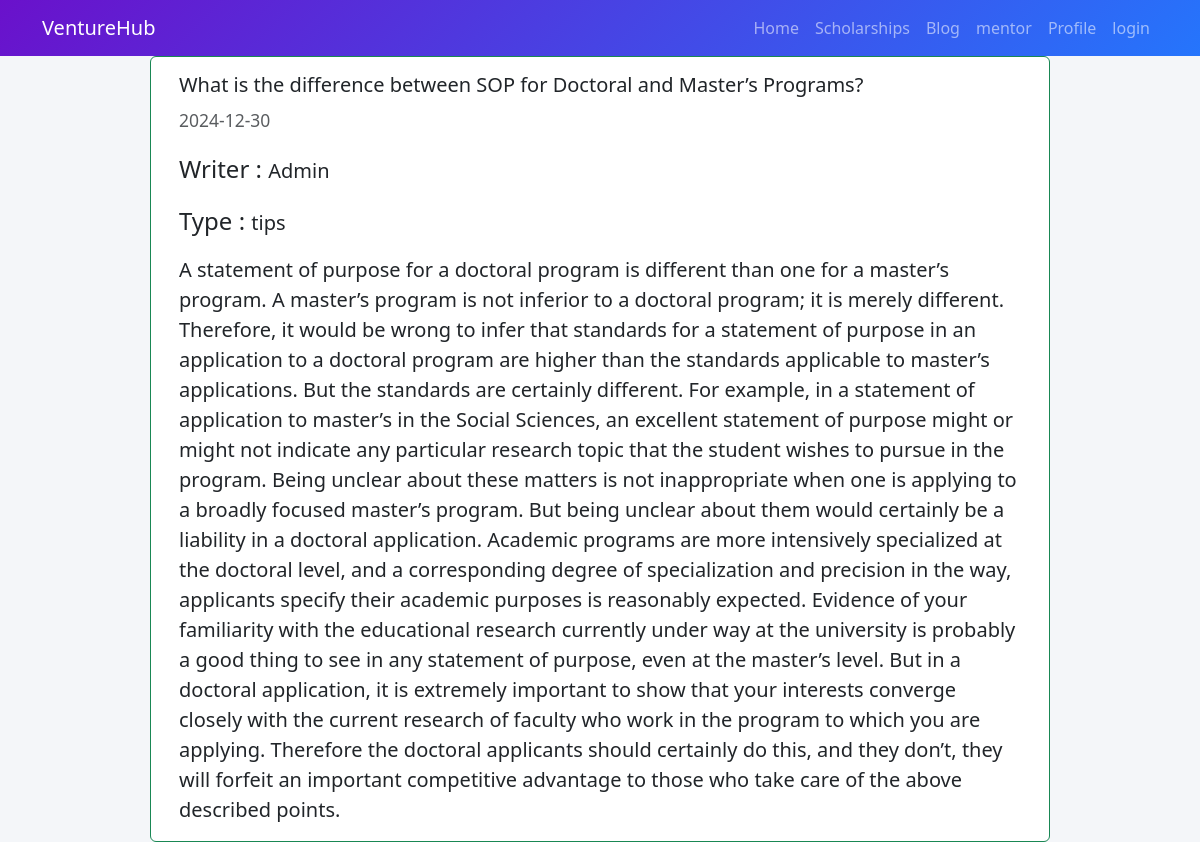
Page /blogDetails.php?blog_id=4 on the committed database.
### tables this page shows
CREATE TABLE `blog` (
  `id` int(11) NOT NULL,
  `title` varchar(500) NOT NULL,
  `description` varchar(5000) NOT NULL,
  `date` date NOT NULL DEFAULT current_timestamp(),
  `writer` varchar(255) NOT NULL,
  `type` varchar(255) NOT NULL,
  `stu_id` int(11) DEFAULT NULL
);

### db.php (called while the page is built, shortened)
<?php
class DBController
{
    private $conn;
    function __construct()
    {
        $this->conn = mysqli_connect("localhost", "root", "", "studentscholarship");
    }
    function readData($query)
    {
        $result = mysqli_query($this->conn, $query);
        while ($row = mysqli_fetch_assoc($result)) {
            $data[] = $row;
        }
        if (!empty($data)) {
            return $data;
        }
        return null;
    }
}

### blogDetails.php (the view, shortened to what this page needs)
<?php
$id = $_GET['blog_id'];
?>
<!DOCTYPE html>
<html lang="en">
<head>
    <link href="https://cdn.jsdelivr.net/npm/bootstrap@5.3.0/dist/css/bootstrap.min.css" rel="stylesheet">
    <link rel="stylesheet" href="style.css">
</head>
<body>
    <?php
    include('nav.php')
    ?>
    <?php
    $sql = "SELECT * FROM blog WHERE id = $id";
    $rows = $db->readData($sql);
    if (!empty($rows)) {
    ?>
        <div class="container card w-75 border-success mt-10">
            <div class="card-body">
                <h5 class="card-title"><?php echo $rows[0]['title'] ?></h5>
                <p class="card-text"><small class="text-muted"><?php echo $rows[0]['date'] ?></small></p>
                <p class="card-text"><span class="fs-4">Writer : </span><?php echo $rows[0]['writer'] ?></p>
                <p class="card-text"><span class="fs-4">Type : </span><?php echo $rows[0]['type'] ?></p>
                <p class="card-text"><?php echo $rows[0]['description'] ?></p>
            </div>
        </div>
    <?php
    }
    ?>
</body>
</html>

### style.css (style rules this page uses)
* { margin: 0; padding: 0px; }
body { background-color: #f4f6f9; }
p { font-size: 20px; }

### rows in the picture
blog: title "What is the difference between SOP for Doctoral and Master’s Programs?", date "2024-12-30", writer "Admin", type "tips", description "A statement of purpose for a doctoral program is different than one for a master’s program. A master’s program is not inferior to a doctoral program; it is merely different. Therefore, it would be wrong to infer that standards for a statement of purpose in an application to a doctoral program are higher than the standards applicable to master’s applications. But the standards are certainly different. For example, in a statement of application to master’s in the Social Sciences, an excellent statement of purpose might or might not indicate any particular research topic that the student wishes to pursue in the program. Being unclear about these matters is not inappropriate when one is…"
